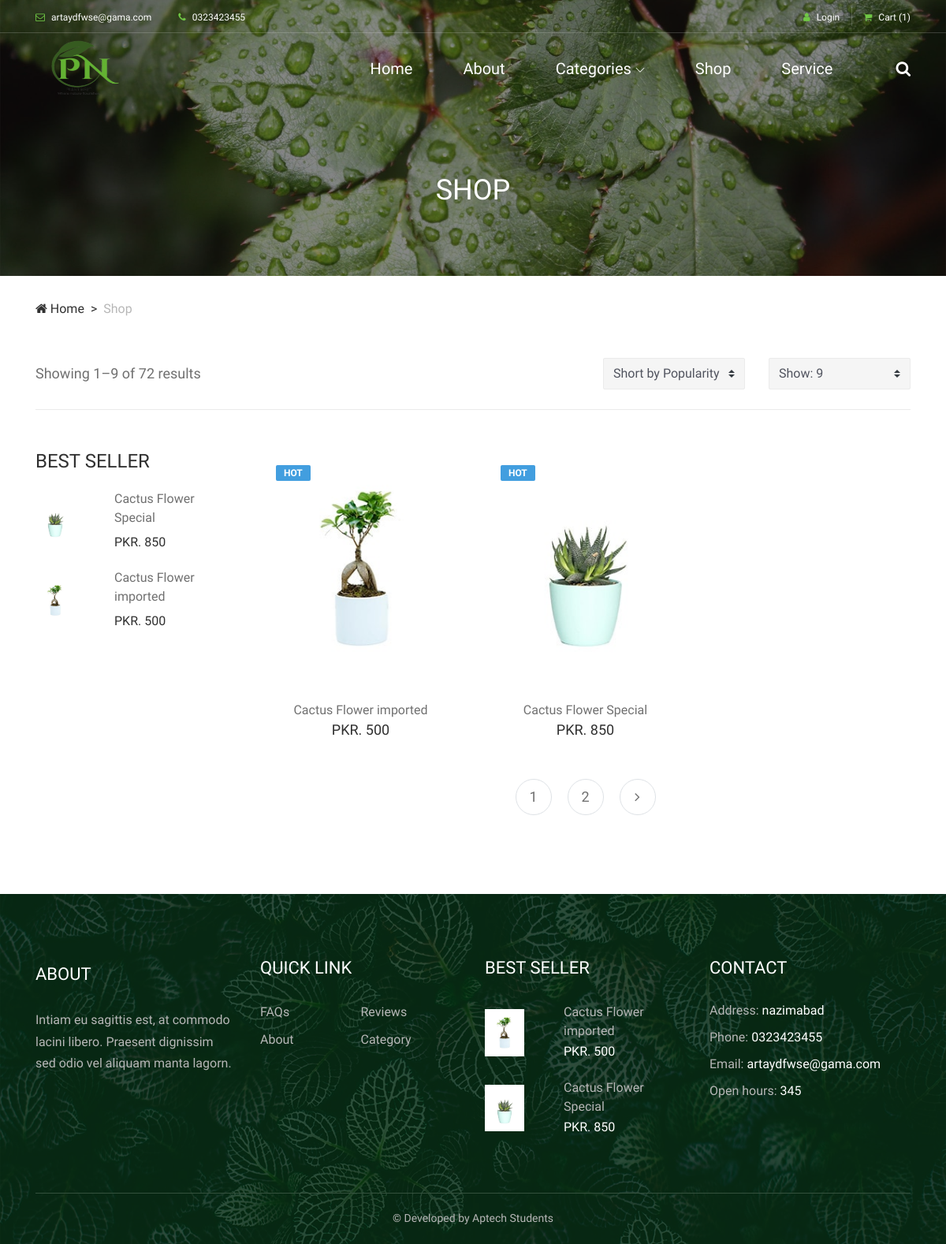
Screenshot of /Plants_recent/plantnest/usertheme/shop.php with the database file from the repository.
### tables this page shows
CREATE TABLE `details` (
  `dt_id` int(11) NOT NULL,
  `dt_address` varchar(50) NOT NULL,
  `dt_email` varchar(50) NOT NULL,
  `dt_phone` varchar(50) NOT NULL,
  `dt_hours` varchar(50) NOT NULL
);

CREATE TABLE `products` (
  `pr_id` int(11) NOT NULL,
  `pr_name` varchar(50) NOT NULL,
  `pr_price` double NOT NULL,
  `pr_img` varchar(255) NOT NULL,
  `cate_id` int(11) NOT NULL,
  `p_quantity` int(11) NOT NULL,
  `p_status` varchar(50) NOT NULL
);

CREATE TABLE `about` (
  `abt_id` int(11) NOT NULL,
  `abt_heading` varchar(50) NOT NULL,
  `abt_desc` varchar(500) NOT NULL,
  `abt_img` varchar(50) NOT NULL
);

### Plants_recent/plantnest/usertheme/shop.php (the view, shortened to what this page needs)
<!DOCTYPE html>
<html lang="en">
<head>
    <link rel="stylesheet" href="style.css">
</head>
<body>
    <header class="header-area">
        <?php include "header.php" ?>
    <div class="breadcrumb-area">
        <div class="top-breadcrumb-area bg-img bg-overlay d-flex align-items-center justify-content-center" style="background-image: url(img/bg-img/24.jpg);">
            <h2>Shop</h2>
        </div>
        <div class="container">
            <div class="row">
                <div class="col-12">
                    <nav aria-label="breadcrumb">
                        <ol class="breadcrumb">
                            <li class="breadcrumb-item"><a href="#"><i class="fa fa-home"></i> Home</a></li>
                            <li class="breadcrumb-item active" aria-current="page">Shop</li>
                        </ol>
                    </nav>
                </div>
            </div>
        </div>
    </div>
    <section class="shop-page section-padding-0-100">
        <div class="container">
            <div class="row">
                <div class="col-12">
                    <div class="shop-sorting-data d-flex flex-wrap align-items-center justify-content-between">
                        <div class="shop-page-count">
                            <p>Showing 1–9 of 72 results</p>
                        </div>
                        <div class="search_by_terms">
                            <form action="#" method="post" class="form-inline">
                                <select class="custom-select widget-title">
                                  <option selected>Short by Popularity</option>
                                </select>
                                <select class="custom-select widget-title">
                                  <option selected>Show: 9</option>
                                </select>
                            </form>
                        </div>
                    </div>
                </div>
            </div>
            <div class="row">
                <?php
include "../config.php";
$query1 = "SELECT p.*, c.cate_name FROM products p
JOIN category c ON p.cate_id = c.cate_id ORDER BY pr_id DESC LIMIT 4";
$r = mysqli_query($conn, $query1);
if (mysqli_num_rows($r) > 0) {
?>
<?php
$cat = "SELECT * FROM `category` ";
$res = mysqli_query($conn, $cat);
if (mysqli_num_rows($res) > 0) {
?>
<div class="col-12 col-md-4 col-lg-3">
    <div class="shop-sidebar-area">
        <div class="shop-widget best-seller mb-50">
            <h4 class="widget-title">Best Seller</h4>
            <div class="widget-desc">
                <?php
                while ($row = mysqli_fetch_assoc($r)) {
                ?>
                <div class="single-best-seller-product d-flex align-items-center">
                    <div class="product-thumbnail">
                        <a href="shop-details.php"> <img src="../../darkpan/upload/product/<?php echo $row["pr_img"] ?>" alt="<?php echo $row["pr_name"] ?>" width="50" height="50">
                        </a>
                    </div>
                    <div class="product-info">
                        <a href="shop-details.php"><?php echo $row["pr_name"] ?></a>
                        <p>PKR. <?php echo $row["pr_price"] ?></p>
                    </div>
                </div>
                <?php }} } ?>
            </div>
        </div>
    </div>
</div>
                <div class="col-12 col-md-8 col-lg-9">
                    <div class="shop-products-area">
                    <?php
                include "../config.php";
                $query = "SELECT p.*, c.cate_name FROM products p
                          JOIN category c ON p.cate_id = c.cate_id";
                $result = mysqli_query($conn, $query);
                if (mysqli_num_rows($result) > 0) {
                    ?>
                    <div class="row">
                    <?php
                        while ($row = mysqli_fetch_assoc($result)) {
                        ?>
                            <div class="col-12 col-sm-6 col-lg-4">
                                <div class="single-product-area mb-50">
                                    <div class="product-img">
                                        <a href="shop-details.php"><img src="../../darkpan/upload/product/<?php echo $row["pr_img"] ?>"  alt="<?php echo $row["pr_name"] ?>"></a>
                                        <div class="product-tag">
                                            <a href="#">Hot</a>
                                        </div>
                                    </div>
                                    <div class="product-info mt-15 text-center">
                                        <a href="shop-details.php">
                                            <p><?php echo $row["pr_name"] ?></p>
                                        </a>
                                        <h6>PKR. <?php echo $row["pr_price"] ?></h6>
                                    </div>
                                </div>
                            </div>
                            <?php }} ?>
                            </div>
                        </div>
                        <nav aria-label="Page navigation">
                            <ul class="pagination">
                                <li class="page-item"><a class="page-link" href="#">1</a></li>
                                <li class="page-item"><a class="page-link" href="#">2</a></li>
                                <li class="page-item"><a class="page-link" href="#"><i class="fa fa-angle-right"></i></a></li>
                            </ul>
                        </nav>
                    </div>
                </div>
            </div>
    </section>
    <?php include "footer.php" ?>
</body>
</html>

### Plants_recent/plantnest/usertheme/header.php (shortened to what this page needs)
<?php
include_once "../config.php";
?>
<!DOCTYPE html>
<html lang="en">
<head>
    <link rel="stylesheet" href="style.css">
</head>
<?php
$query = "SELECT * FROM `details` order by dt_id desc limit 1";
$result = mysqli_query($conn,$query);
if(mysqli_num_rows($result)>0)
{
    ?>
<body>
<div class="top-header-area">
    <div class="container">
        <div class="row">
            <div class="col-12">
                <div class="top-header-content d-flex align-items-center justify-content-between">
                    <div class="top-header-meta">
                    <?php
                      while($row=mysqli_fetch_assoc($result))
                      {
                      ?>
                        <a href="mailto:xyz@gmail.com" data-toggle="tooltip" data-placement="bottom" title="infodeercreative@gmail.com"><i class="fa fa-envelope-o" aria-hidden="true"></i> <span><?php echo $row["dt_email"]; ?></span></a>
                        <a href="#" data-toggle="tooltip" data-placement="bottom" title="+1 234 122 122"><i class="fa fa-phone" aria-hidden="true"></i> <span><?php echo  $row["dt_phone"];?>
          </span></a>
                 <?php }
                 }
                 ?>
                    </div>
                    <div class="top-header-meta d-flex">
                        <?php
                        if (isset($_SESSION["user_name"])) {
                            $userName = $_SESSION["user_name"];
                        ?>
                            <div class="language-dropdown">
                                <!-- <div class="account-img-main" style="display:inline-block;" >
                                        <img src="img/demo-account.JPG" alt="" class="account-img" style="width: 20px; height:20px; border-radius:100%;" >
                                    </div> -->
                                <div class="dropdown" style="display:inline-block;">
                                    <button class="btn btn-secondary dropdown-toggle mr-30" type="button" id="dropdownMenuButton" data-toggle="dropdown" aria-haspopup="true" aria-expanded="false"><?php echo $userName ?></button>
                                    <div class="dropdown-menu" aria-labelledby="dropdownMenuButton">
                                        <a class="dropdown-item" href="edit.php">Edit Profile Details</a>
                                        <a class="dropdown-item" href="logout.php">Logout</a>
                                    </div>
                                </div>
                            </div>
                        <?php } else {
                        ?>
                            <div class="login">
                                <a href="login.php"><i class="fa fa-user" aria-hidden="true"></i> <span>Login</span></a>
                            </div>
                        <?php } ?>
                        <div class="cart">
                            <a href="cart.php"><i class="fa fa-shopping-cart" aria-hidden="true"></i> <span>Cart <span class="cart-quantity">(1)</span></span></a>
                        </div>
                    </div>
                </div>
            </div>
        </div>
    </div>
</div>
<div class="alazea-main-menu">
    <div class="classy-nav-container breakpoint-off">
        <div class="container">
            <nav class="classy-navbar justify-content-between" id="alazeaNav">
                <a href="index.php" class="nav-brand"><img src="img/pn.png" alt="" style="width: 120px; height: 100px;"></a>
                <div class="classy-menu">
                    <div class="classynav">
                        <ul>
                            <li><a href="index.php">Home</a></li>
                            <li><a href="about.php">About</a></li>
                            <li><a href="#">Categories</a>
                            </li>
                            <li><a href="shop.php">Shop</a></li>
                            <li><a href="service.php">Service</a></li>
                        </ul>
                        <div id="searchIcon">
                            <i class="fa fa-search" aria-hidden="true"></i>
                        </div>
                    </div>
                </div>
            </nav>
        </div>
    </div>
</div>
</header>

### Plants_recent/plantnest/usertheme/footer.php (shortened to what this page needs)
<?php
include "../config.php";
$query = "SELECT * FROM `details` order by dt_id desc limit 1";
$resul = mysqli_query($conn, $query);
if (mysqli_num_rows($resul) > 0) {
?>
    <?php
    $abt = "SELECT * FROM `about` order by abt_id desc limit 1";
    $res = mysqli_query($conn, $abt);
    if (mysqli_num_rows($res) > 0) {
    ?>
        <?php
        $query1 = "SELECT p.*, c.cate_name FROM products p
                          JOIN category c ON p.cate_id = c.cate_id";
        $r = mysqli_query($conn, $query1);
        if (mysqli_num_rows($r) > 0) {
        ?>
            <footer class="footer-area bg-img" style="background-image: url(img/bg-img/3.jpg);">
                <div class="main-footer-area">
                    <div class="container">
                        <div class="row">
                            <div class="col-12 col-sm-6 col-lg-3 ">
                                <div class="single-footer-widget mt-2">
                                    <?php
                                    while ($row = mysqli_fetch_assoc($res)) {
                                    ?><div class="widget-title">
                                            <h5>About</h5>
                                        </div>
                                        <p> <?php echo $row["abt_desc"]; ?></p>
                                </div>
                            </div>
                    <?php }
                                }
                    ?>
                    <div class="col-12 col-sm-6 col-lg-3">
                        <div class="single-footer-widget">
                            <div class="widget-title">
                                <h5>QUICK LINK</h5>
                            </div>
                            <nav class="widget-nav">
                                <ul>
                                    <li><a href="faq.php">FAQs</a></li>
                                    <li><a href="#">Reviews</a></li>
                                    <li><a href="#">About</a></li>
                                    <li><a href="#">Category</a></li>
                                </ul>
                            </nav>
                        </div>
                    </div>
                    <div class="col-12 col-sm-6 col-lg-3">
                        <div class="single-footer-widget">
                            <div class="widget-title">
                                <h5>BEST SELLER</h5>
                            </div>
                            <?php
                            while ($row = mysqli_fetch_assoc($r)) {
                            ?>
                                <div class="single-best-seller-product d-flex align-items-center">
                                    <div class="product-thumbnail">
                                        <a href="shop-details.php"> <img src="../../darkpan/upload/product/<?php echo $row["pr_img"] ?>" alt="<?php echo $row["pr_name"] ?>" width="50" height="50">
                                        </a>
                                    </div>
                                    <div class="product-info">
                                        <a href="shop-details.php"><?php echo $row["pr_name"] ?></a>
                                        <p>PKR. <?php echo $row["pr_price"] ?></p>
                                    </div>
                                </div>
                        <?php }
                        } ?>
                        </div>
                    </div>
                    <div class="col-12 col-sm-6 col-lg-3">
                        <div class="single-footer-widget">
                            <div class="widget-title">
                                <h5>CONTACT</h5>
                            </div>
                            <?php
                            while ($row = mysqli_fetch_assoc($resul)) {
                            ?>
                                <div class="contact-information">
                                    <p><span>Address:</span> <?php echo $row["dt_address"]; ?> </p>
                                    <p><span>Phone:</span> <?php echo $row["dt_phone"]; ?></p>
                                    <p><span>Email:</span> <?php echo $row["dt_email"]; ?> </p>
                                    <p><span>Open hours:</span> <?php echo $row["dt_hours"]; ?></p>
                                </div>
                        <?php }
                        }
                        ?>
                        </div>
                    </div>
                        </div>
                    </div>
                </div>
                <center>
                    <div class="footer-bottom-area">
                        <div class="container">
                            <div class="row">
                                <div class="col-12">
                                    <div class="border-line"></div>
                                </div>
                                <div class="col-12 col-md-12">
                                    <div class="copywrite-text">
                                        <p>&copy;
                                            Developed by Aptech Students
                                        </p>
                                    </div>
                                </div>
                </center>
            </footer>

### rows the page displays
details: dt_email "artaydfwse@gama.com", dt_phone "0323423455", dt_address "nazimabad", dt_hours "345"
products: pr_img (picture), pr_name "Cactus Flower Special", pr_price "850"
products: pr_img (picture), pr_name "Cactus Flower imported", pr_price "500"
about: abt_desc "Intiam eu sagittis est, at commodo lacini libero. Praesent dignissim sed odio vel aliquam manta lagorn."
